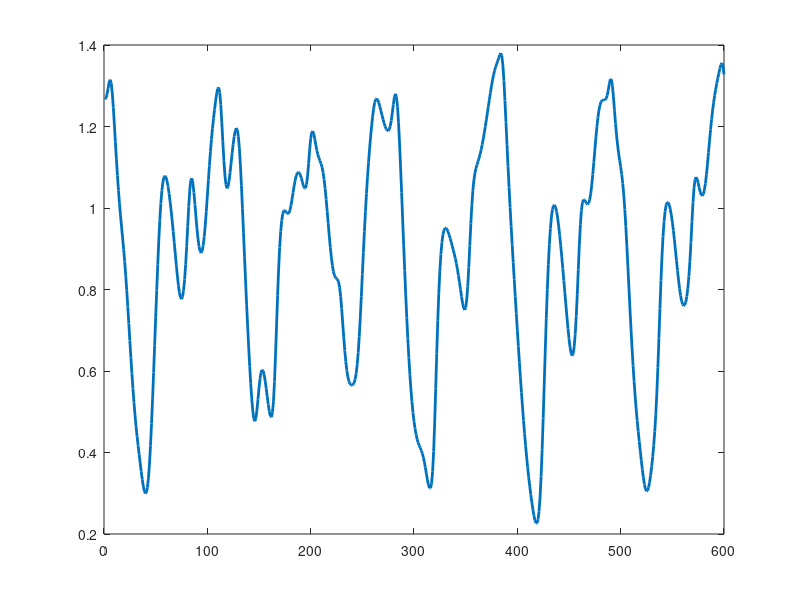

Write MATLAB code to recreate this figure. (Note: this script raises an error after producing the figure.)
clc; 
clear;
close all;
%% Data generation by Mackey-Glass chaotic time series
n=900; % Total number of sampling
% Preallocations
x=zeros (1, n);
dataset_1=zeros (n, 7);
x(1,1:31)=1.3+0.2*rand;

for k=31:n-1
x (1, k+1)=0.2* ((x(1, k-30))/ (1+x (1, k-30)^10))+0.9*x(1, k);
dataset_1 (k, 2:6)= [x(1, k-3) x(1, k-2) x(1, k-1) x(1, k) x(1, k+1)];
end
dataset (1:600, 2:6)=dataset_1 (201: 800, 2:6);
t=1:600;

figurel = figure ('Color', [1 1 1]); plot (t,x (201:800), 'Linewidth', 2)

[Number_training, ~]=size (dataset);
Rul=zeros (Number_training/2,6);
Rules_total=zeros (Number_training/2, 6);

for s=1:2
    switch s
        case 1
        num_membership_functions=7; c=linspace (0.5, 1.3,5);
        h=0.2;
        membership_functions=cell(num_membership_functions, 2);
        for k=1:num_membership_functions
            if k==1
                membership_functions {k, 1}= [0, 0, 0.3, 0.5];
                membership_functions {k, 2}='trapmf'; 
            elseif k==num_membership_functions 
                membership_functions{k, 1}=[1.3, 1.5, 1.8, 1.8];
                membership_functions {k, 2}='trapmf';
            else
                membership_functions {k, 1}=[c(k-1)-h, c(k-1), c(k-1)+h];
                membership_functions {k, 2}='trimf';
            end
        end
        case 2
        num_membership_functions=15; 
        c=linspace(0.3,1.5, 13); 
        h=0.1;
        membership_functions=cell(num_membership_functions, 2);
        for k=1:num_membership_functions
            if k==1
                membership_functions{k, 1}=[0, 0, 0.2, 0.3];
                membership_functions{k, 2}='trapmf';
            elseif k==num_membership_functions 
                membership_functions{k, 1}=[1.5, 1.6, 1.8, 1.8];
                membership_functions{k,2}='trapmf';
            else
                membership_functions{k, 1}=[c(k-1)-h, c(k-1), c(k-1)+h];
                membership_functions{k,2}='trimf';
            end
        end
    end


    %% Assign degree to each rule
    vec_x=zeros (1, num_membership_functions); 
    vec=zeros (1,5);
    for t=1: Number_training
        dataset(t, 1)=t;
            for i=2:6
                x=dataset(t, i);
                    for j=1:num_membership_functions
                        if j==1
                        vec_x (1, j) = trapmf(x, membership_functions {1,1});
                        elseif j==num_membership_functions
                        vec_x (1, j)=trapmf (x, membership_functions{num_membership_functions, 1});
                        else
                        vec_x (1, j) = trimf (x, membership_functions {j,1});
                        end
                    end
                [valu_x, column_x]=max(vec_x);
                vec (1, i-1)=max (vec_x);
                Rules(t, i-1)=column_x;
                Rules(t, 6) =prod(vec);
                dataset (t,7) =prod(vec);
            end
     end
%%  Delete extra rules
Rules_total(1, 1:6)=Rules(1,1:6);
i=1;
for t=2:Number_training
    m=zeros (1,1);
    for j=1:i
        m(1, j)=isequal(Rules(t, 1:4), Rules_total(j, 1:4));
        if m(1,j)==1 && Rules(t, 6)>=Rules_total (j,6) 
            Rules_total(j, 1:6)=Rules (t, 1:6);
        end
    end
    if sum (m)==0
        Rules_total(i+1, 1:6)=Rules(t, 1:6);
        i=i+1;

    end
end



%%
disp('******************************')
disp(['Final rules for ', num2str(num_membership_functions),' membership functions for each input variables']) 
final_Rules=Rules_total(1:1, :);
%% Create Fuzzy Inference System 
Fisname='Prediction controller';
Fistype='mamdani';
Andmethod='prod';
Ormethod='max';
Impmethod='prod';
Aggmethod='max';
Defuzzmethod='centroid';
fis=newfis(Fisname, Fistype, Andmethod, Ormethod, Impmethod, Aggmethod, Defuzzmethod);
%% Add Variables
for num_input = 1:4
    fis = addInput(fis, [0.1 1.7], "Name", ['x', num2str(num_input)]);
end
fis = addOutput(fis,[0.1, 1.7],  'Name', 'x5');
%% Add Membership functions
for num_input = 1:4
    for input_Rul = 1:num_membership_functions 
        fis = addMF(fis, ['x', num2str(num_input)], membership_functions{input_Rul,2},membership_functions{input_Rul,1}, 'Name', ['A', num2str(input_Rul)]);
    end
end
for input_Rul = 1:num_membership_functions 
    fis = addMF(fis, 'x5',membership_functions{input_Rul, 2}, membership_functions{input_Rul, 1}, 'Name', ['MF_', num2str(input_Rul)]);
end
%% Add Rules
non_zero_rows = any(Rules_total(:, 1:5), 2);  % Find rows with non-zero rules
fis_Rules = ones(sum(non_zero_rows), 7);
fis_Rules(:, 1:6) = Rules_total(non_zero_rows, 1:6);
fis = addrule(fis, fis_Rules);
%% Prediction of 300 points of chosen dataset
jadval_prediction=zeros(300,2);
f=1;
for i=301:600
    input=dataset(i, 2:6);
    output1=dataset(i, 6);
    x5=evalfis([input(1, 1); input(1, 2); input(1,3); input(1,4)], fis);
    jadval_prediction(f, :)= [f, x5];
    f=f+1;
end
figure;
plot(jadval_prediction(:,1),jadval_prediction(:,2), 'r-.', 'Linewidth', 2);
hold on;
plot(jadval_prediction(:,1),dataset(301: 600, 6), 'b', 'Linewidth', 2); 
legend('estimate value', 'real value')
end
% Assuming 'fis' is your fuzzy inference system
inputVariableIndex = 1;  % Change this to the index of the input variable you're interested in

% Plot the membership functions for the specified input variable
figure;
plotmf(fis, 'output', inputVariableIndex);
title(['Membership Functions for Input Variable ', num2str(inputVariableIndex)]);
